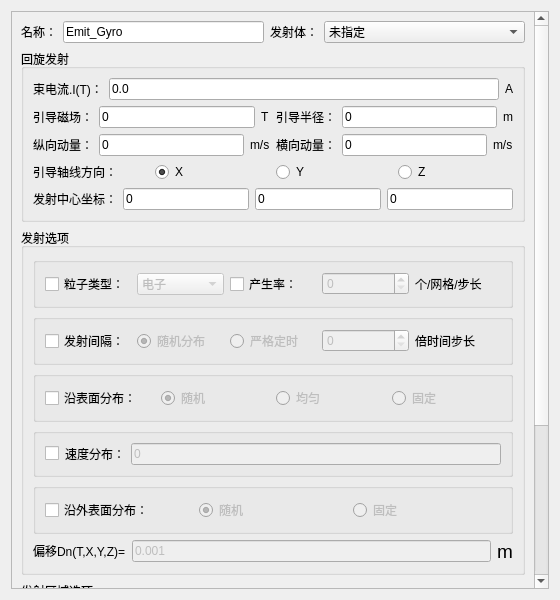
<?xml version="1.0" encoding="UTF-8"?>
<ui version="4.0">
 <class>Dialog_EmgDlg</class>
 <widget class="QDialog" name="Dialog_EmgDlg">
  <property name="windowModality">
   <enum>Qt::ApplicationModal</enum>
  </property>
  <property name="geometry">
   <rect>
    <x>0</x>
    <y>0</y>
    <width>560</width>
    <height>600</height>
   </rect>
  </property>
  <property name="minimumSize">
   <size>
    <width>0</width>
    <height>0</height>
   </size>
  </property>
  <property name="maximumSize">
   <size>
    <width>16777215</width>
    <height>16777215</height>
   </size>
  </property>
  <property name="windowTitle">
   <string>回旋发射</string>
  </property>
  <layout class="QGridLayout" name="gridLayout_10">
   <item row="0" column="0">
    <widget class="QScrollArea" name="scrollArea">
     <property name="widgetResizable">
      <bool>true</bool>
     </property>
     <widget class="QWidget" name="scrollAreaWidgetContents">
      <property name="geometry">
       <rect>
        <x>0</x>
        <y>-231</y>
        <width>523</width>
        <height>811</height>
       </rect>
      </property>
      <layout class="QGridLayout" name="gridLayout_9">
       <item row="7" column="0">
        <layout class="QHBoxLayout" name="horizontalLayout_18">
         <item>
          <widget class="QPushButton" name="pb_ok">
           <property name="text">
            <string>确定</string>
           </property>
          </widget>
         </item>
         <item>
          <widget class="QPushButton" name="pb_cancel">
           <property name="text">
            <string>取消</string>
           </property>
          </widget>
         </item>
        </layout>
       </item>
       <item row="4" column="0">
        <widget class="QGroupBox" name="groupBox_3">
         <property name="title">
          <string>发射区域选项</string>
         </property>
         <layout class="QGridLayout" name="gridLayout_3">
          <item row="0" column="0">
           <spacer name="verticalSpacer_14">
            <property name="orientation">
             <enum>Qt::Vertical</enum>
            </property>
            <property name="sizeHint" stdset="0">
             <size>
              <width>20</width>
              <height>40</height>
             </size>
            </property>
           </spacer>
          </item>
          <item row="1" column="0">
           <layout class="QHBoxLayout" name="horizontalLayout_14">
            <item>
             <widget class="QLabel" name="label_16">
              <property name="text">
               <string>&lt;html&gt;&lt;head/&gt;&lt;body&gt;&lt;p&gt;进一步限定发射区域，使不包括下列正交投影型区域&lt;/p&gt;&lt;/body&gt;&lt;/html&gt;</string>
              </property>
             </widget>
            </item>
           </layout>
          </item>
          <item row="4" column="0">
           <spacer name="verticalSpacer_16">
            <property name="orientation">
             <enum>Qt::Vertical</enum>
            </property>
            <property name="sizeHint" stdset="0">
             <size>
              <width>20</width>
              <height>40</height>
             </size>
            </property>
           </spacer>
          </item>
          <item row="2" column="0">
           <spacer name="verticalSpacer_15">
            <property name="orientation">
             <enum>Qt::Vertical</enum>
            </property>
            <property name="sizeHint" stdset="0">
             <size>
              <width>20</width>
              <height>40</height>
             </size>
            </property>
           </spacer>
          </item>
          <item row="3" column="0">
           <layout class="QHBoxLayout" name="horizontalLayout_15">
            <item>
             <widget class="QLabel" name="label_17">
              <property name="text">
               <string>区域1：</string>
              </property>
             </widget>
            </item>
            <item>
             <widget class="StyledComboBox" name="ComboBox_notInclued">
              <item>
               <property name="text">
                <string>不指定</string>
               </property>
              </item>
             </widget>
            </item>
            <item>
             <widget class="QLabel" name="label_15">
              <property name="text">
               <string>区域2：</string>
              </property>
             </widget>
            </item>
            <item>
             <widget class="StyledComboBox" name="ComboBox_notIncludedd">
              <item>
               <property name="text">
                <string>不指定</string>
               </property>
              </item>
             </widget>
            </item>
           </layout>
          </item>
         </layout>
        </widget>
       </item>
       <item row="6" column="0">
        <spacer name="verticalSpacer_20">
         <property name="orientation">
          <enum>Qt::Vertical</enum>
         </property>
         <property name="sizeHint" stdset="0">
          <size>
           <width>20</width>
           <height>40</height>
          </size>
         </property>
        </spacer>
       </item>
       <item row="1" column="0">
        <spacer name="verticalSpacer">
         <property name="orientation">
          <enum>Qt::Vertical</enum>
         </property>
         <property name="sizeHint" stdset="0">
          <size>
           <width>20</width>
           <height>40</height>
          </size>
         </property>
        </spacer>
       </item>
       <item row="2" column="0">
        <widget class="QGroupBox" name="groupBox">
         <property name="title">
          <string>回旋发射</string>
         </property>
         <layout class="QGridLayout" name="gridLayout_5">
          <item row="7" column="0">
           <layout class="QHBoxLayout" name="horizontalLayout_10">
            <item>
             <widget class="QLabel" name="label_26">
              <property name="text">
               <string>引导轴线方向：</string>
              </property>
             </widget>
            </item>
            <item>
             <widget class="QRadioButton" name="radioButton_AxiasX">
              <property name="text">
               <string>X</string>
              </property>
              <property name="checked">
               <bool>true</bool>
              </property>
             </widget>
            </item>
            <item>
             <widget class="QRadioButton" name="radioButton_AxiasY">
              <property name="text">
               <string>Y</string>
              </property>
             </widget>
            </item>
            <item>
             <widget class="QRadioButton" name="radioButton_AxiasZ">
              <property name="text">
               <string>Z</string>
              </property>
             </widget>
            </item>
           </layout>
          </item>
          <item row="8" column="0">
           <spacer name="verticalSpacer_6">
            <property name="orientation">
             <enum>Qt::Vertical</enum>
            </property>
            <property name="sizeHint" stdset="0">
             <size>
              <width>20</width>
              <height>40</height>
             </size>
            </property>
           </spacer>
          </item>
          <item row="10" column="0">
           <spacer name="verticalSpacer_7">
            <property name="orientation">
             <enum>Qt::Vertical</enum>
            </property>
            <property name="sizeHint" stdset="0">
             <size>
              <width>20</width>
              <height>40</height>
             </size>
            </property>
           </spacer>
          </item>
          <item row="3" column="0">
           <layout class="QHBoxLayout" name="horizontalLayout_7">
            <item>
             <widget class="QLabel" name="label_12">
              <property name="text">
               <string>引导磁场：</string>
              </property>
             </widget>
            </item>
            <item>
             <widget class="QLineEdit" name="LineEdit_magnetic">
              <property name="enabled">
               <bool>true</bool>
              </property>
              <property name="text">
               <string>0</string>
              </property>
             </widget>
            </item>
            <item>
             <widget class="QLabel" name="label_4">
              <property name="text">
               <string>&lt;html&gt;&lt;head/&gt;&lt;body&gt;&lt;p&gt;T&lt;/p&gt;&lt;/body&gt;&lt;/html&gt;</string>
              </property>
             </widget>
            </item>
            <item>
             <widget class="QLabel" name="label_13">
              <property name="text">
               <string>引导半径：</string>
              </property>
             </widget>
            </item>
            <item>
             <widget class="QLineEdit" name="LineEdit_radius">
              <property name="text">
               <string>0</string>
              </property>
             </widget>
            </item>
            <item>
             <widget class="QLabel" name="label_14">
              <property name="text">
               <string>&lt;html&gt;&lt;head/&gt;&lt;body&gt;&lt;p&gt;m&lt;/p&gt;&lt;/body&gt;&lt;/html&gt;</string>
              </property>
             </widget>
            </item>
           </layout>
          </item>
          <item row="4" column="0">
           <spacer name="verticalSpacer_4">
            <property name="orientation">
             <enum>Qt::Vertical</enum>
            </property>
            <property name="sizeHint" stdset="0">
             <size>
              <width>20</width>
              <height>40</height>
             </size>
            </property>
           </spacer>
          </item>
          <item row="2" column="0">
           <spacer name="verticalSpacer_3">
            <property name="orientation">
             <enum>Qt::Vertical</enum>
            </property>
            <property name="sizeHint" stdset="0">
             <size>
              <width>20</width>
              <height>40</height>
             </size>
            </property>
           </spacer>
          </item>
          <item row="5" column="0">
           <layout class="QHBoxLayout" name="horizontalLayout_9">
            <item>
             <widget class="QLabel" name="label_23">
              <property name="text">
               <string>纵向动量：</string>
              </property>
             </widget>
            </item>
            <item>
             <widget class="QLineEdit" name="LineEdit_VerticalMomentum">
              <property name="enabled">
               <bool>true</bool>
              </property>
              <property name="text">
               <string>0</string>
              </property>
             </widget>
            </item>
            <item>
             <widget class="QLabel" name="label_10">
              <property name="text">
               <string>&lt;html&gt;&lt;head/&gt;&lt;body&gt;&lt;p&gt;m/s&lt;/p&gt;&lt;/body&gt;&lt;/html&gt;</string>
              </property>
             </widget>
            </item>
            <item>
             <widget class="QLabel" name="label_24">
              <property name="text">
               <string>横向动量：</string>
              </property>
             </widget>
            </item>
            <item>
             <widget class="QLineEdit" name="LineEdit_HorizontalMomentum">
              <property name="text">
               <string>0</string>
              </property>
             </widget>
            </item>
            <item>
             <widget class="QLabel" name="label_25">
              <property name="text">
               <string>&lt;html&gt;&lt;head/&gt;&lt;body&gt;&lt;p&gt;m/s&lt;/p&gt;&lt;/body&gt;&lt;/html&gt;</string>
              </property>
             </widget>
            </item>
           </layout>
          </item>
          <item row="1" column="0">
           <layout class="QHBoxLayout" name="horizontalLayout_11">
            <item>
             <widget class="QLabel" name="label_21">
              <property name="text">
               <string>束电流.I(T)：</string>
              </property>
             </widget>
            </item>
            <item>
             <widget class="QLineEdit" name="LineEdit_IT">
              <property name="enabled">
               <bool>true</bool>
              </property>
              <property name="text">
               <string>0.0</string>
              </property>
             </widget>
            </item>
            <item>
             <widget class="QLabel" name="label_22">
              <property name="text">
               <string>&lt;html&gt;&lt;head/&gt;&lt;body&gt;&lt;p&gt;A&lt;/p&gt;&lt;/body&gt;&lt;/html&gt;</string>
              </property>
             </widget>
            </item>
           </layout>
          </item>
          <item row="6" column="0">
           <spacer name="verticalSpacer_5">
            <property name="orientation">
             <enum>Qt::Vertical</enum>
            </property>
            <property name="sizeHint" stdset="0">
             <size>
              <width>20</width>
              <height>40</height>
             </size>
            </property>
           </spacer>
          </item>
          <item row="0" column="0">
           <spacer name="verticalSpacer_2">
            <property name="orientation">
             <enum>Qt::Vertical</enum>
            </property>
            <property name="sizeHint" stdset="0">
             <size>
              <width>20</width>
              <height>40</height>
             </size>
            </property>
           </spacer>
          </item>
          <item row="9" column="0">
           <layout class="QHBoxLayout" name="horizontalLayout_12">
            <item>
             <widget class="QLabel" name="label_27">
              <property name="text">
               <string>发射中心坐标：</string>
              </property>
             </widget>
            </item>
            <item>
             <widget class="QLineEdit" name="LineEdit_LaunchX">
              <property name="enabled">
               <bool>true</bool>
              </property>
              <property name="text">
               <string>0</string>
              </property>
             </widget>
            </item>
            <item>
             <widget class="QLineEdit" name="LineEdit_LaunchY">
              <property name="text">
               <string>0</string>
              </property>
             </widget>
            </item>
            <item>
             <widget class="QLineEdit" name="LineEdit_LaunchZ">
              <property name="text">
               <string>0</string>
              </property>
             </widget>
            </item>
           </layout>
          </item>
         </layout>
        </widget>
       </item>
       <item row="5" column="0">
        <widget class="QGroupBox" name="groupBox_4">
         <property name="title">
          <string>发射区域选项</string>
         </property>
         <layout class="QGridLayout" name="gridLayout_2">
          <item row="2" column="0">
           <spacer name="verticalSpacer_18">
            <property name="orientation">
             <enum>Qt::Vertical</enum>
            </property>
            <property name="sizeHint" stdset="0">
             <size>
              <width>20</width>
              <height>40</height>
             </size>
            </property>
           </spacer>
          </item>
          <item row="0" column="0">
           <spacer name="verticalSpacer_17">
            <property name="orientation">
             <enum>Qt::Vertical</enum>
            </property>
            <property name="sizeHint" stdset="0">
             <size>
              <width>20</width>
              <height>40</height>
             </size>
            </property>
           </spacer>
          </item>
          <item row="1" column="0">
           <layout class="QHBoxLayout" name="horizontalLayout_16">
            <item>
             <widget class="QLabel" name="label_18">
              <property name="text">
               <string>&lt;html&gt;&lt;head/&gt;&lt;body&gt;&lt;p&gt;进一步限定发射区域，使包括下列正交投影型区域&lt;/p&gt;&lt;/body&gt;&lt;/html&gt;</string>
              </property>
             </widget>
            </item>
           </layout>
          </item>
          <item row="3" column="0">
           <layout class="QHBoxLayout" name="horizontalLayout_17">
            <item>
             <widget class="QLabel" name="label_19">
              <property name="text">
               <string>区域1：</string>
              </property>
             </widget>
            </item>
            <item>
             <widget class="StyledComboBox" name="ComboBox_included">
              <item>
               <property name="text">
                <string>不指定</string>
               </property>
              </item>
             </widget>
            </item>
            <item>
             <widget class="QLabel" name="label_20">
              <property name="text">
               <string>区域2：</string>
              </property>
             </widget>
            </item>
            <item>
             <widget class="StyledComboBox" name="ComboBox_includedd">
              <item>
               <property name="text">
                <string>不指定</string>
               </property>
              </item>
             </widget>
            </item>
           </layout>
          </item>
          <item row="4" column="0">
           <spacer name="verticalSpacer_19">
            <property name="orientation">
             <enum>Qt::Vertical</enum>
            </property>
            <property name="sizeHint" stdset="0">
             <size>
              <width>20</width>
              <height>40</height>
             </size>
            </property>
           </spacer>
          </item>
         </layout>
        </widget>
       </item>
       <item row="0" column="0">
        <layout class="QHBoxLayout" name="horizontalLayout_13">
         <item>
          <widget class="QLabel" name="Label_Name_2">
           <property name="sizePolicy">
            <sizepolicy hsizetype="Fixed" vsizetype="Preferred">
             <horstretch>0</horstretch>
             <verstretch>0</verstretch>
            </sizepolicy>
           </property>
           <property name="text">
            <string>名称：</string>
           </property>
          </widget>
         </item>
         <item>
          <widget class="QLineEdit" name="LineEdit_Name">
           <property name="sizePolicy">
            <sizepolicy hsizetype="Preferred" vsizetype="Fixed">
             <horstretch>0</horstretch>
             <verstretch>0</verstretch>
            </sizepolicy>
           </property>
           <property name="text">
            <string>Emit_Gyro</string>
           </property>
          </widget>
         </item>
         <item>
          <widget class="QLabel" name="Label_Shadow_2">
           <property name="sizePolicy">
            <sizepolicy hsizetype="Fixed" vsizetype="Preferred">
             <horstretch>0</horstretch>
             <verstretch>0</verstretch>
            </sizepolicy>
           </property>
           <property name="text">
            <string>发射体：</string>
           </property>
          </widget>
         </item>
         <item>
          <widget class="StyledComboBox" name="ComboBox_Shadow">
           <property name="enabled">
            <bool>true</bool>
           </property>
           <property name="sizePolicy">
            <sizepolicy hsizetype="Preferred" vsizetype="Fixed">
             <horstretch>0</horstretch>
             <verstretch>0</verstretch>
            </sizepolicy>
           </property>
           <property name="maximumSize">
            <size>
             <width>16777215</width>
             <height>16777215</height>
            </size>
           </property>
           <property name="sizeIncrement">
            <size>
             <width>1</width>
             <height>0</height>
            </size>
           </property>
           <property name="editable">
            <bool>false</bool>
           </property>
           <item>
            <property name="text">
             <string>未指定</string>
            </property>
           </item>
          </widget>
         </item>
        </layout>
       </item>
       <item row="3" column="0">
        <widget class="QGroupBox" name="groupBox_2">
         <property name="title">
          <string>发射选项</string>
         </property>
         <layout class="QGridLayout" name="gridLayout_4">
          <item row="4" column="0">
           <layout class="QHBoxLayout" name="horizontalLayout_3">
            <item>
             <widget class="QGroupBox" name="groupBox_6">
              <property name="title">
               <string/>
              </property>
              <property name="flat">
               <bool>true</bool>
              </property>
              <layout class="QGridLayout" name="gridLayout_6">
               <item row="0" column="0">
                <widget class="QCheckBox" name="checkBox_surface">
                 <property name="text">
                  <string>沿表面分布：</string>
                 </property>
                </widget>
               </item>
               <item row="0" column="1">
                <widget class="QRadioButton" name="radioButton_randomm">
                 <property name="enabled">
                  <bool>false</bool>
                 </property>
                 <property name="text">
                  <string>随机</string>
                 </property>
                 <property name="checked">
                  <bool>true</bool>
                 </property>
                </widget>
               </item>
               <item row="0" column="2">
                <widget class="QRadioButton" name="radioButton_uniform">
                 <property name="enabled">
                  <bool>false</bool>
                 </property>
                 <property name="text">
                  <string>均匀</string>
                 </property>
                </widget>
               </item>
               <item row="0" column="3">
                <widget class="QRadioButton" name="radioButton_fixed">
                 <property name="enabled">
                  <bool>false</bool>
                 </property>
                 <property name="text">
                  <string>固定</string>
                 </property>
                </widget>
               </item>
              </layout>
             </widget>
            </item>
           </layout>
          </item>
          <item row="6" column="0">
           <layout class="QHBoxLayout" name="horizontalLayout_22">
            <item>
             <widget class="QGroupBox" name="groupBox_9">
              <property name="title">
               <string/>
              </property>
              <property name="flat">
               <bool>true</bool>
              </property>
              <layout class="QGridLayout" name="gridLayout_11">
               <item row="0" column="0">
                <widget class="QCheckBox" name="isCheckvelocity">
                 <property name="text">
                  <string/>
                 </property>
                </widget>
               </item>
               <item row="0" column="1">
                <widget class="QLabel" name="label">
                 <property name="text">
                  <string>速度分布：</string>
                 </property>
                </widget>
               </item>
               <item row="0" column="2">
                <widget class="QLineEdit" name="lineEdit_velocity">
                 <property name="enabled">
                  <bool>false</bool>
                 </property>
                 <property name="text">
                  <string>0</string>
                 </property>
                </widget>
               </item>
              </layout>
             </widget>
            </item>
           </layout>
          </item>
          <item row="3" column="0">
           <spacer name="verticalSpacer_8">
            <property name="orientation">
             <enum>Qt::Vertical</enum>
            </property>
            <property name="sizeHint" stdset="0">
             <size>
              <width>20</width>
              <height>40</height>
             </size>
            </property>
           </spacer>
          </item>
          <item row="10" column="0">
           <layout class="QHBoxLayout" name="horizontalLayout_5">
            <item>
             <widget class="QLabel" name="label_5">
              <property name="text">
               <string>&lt;html&gt;&lt;head/&gt;&lt;body&gt;&lt;p&gt;偏移Dn(T,X,Y,Z)=&lt;/p&gt;&lt;/body&gt;&lt;/html&gt;</string>
              </property>
             </widget>
            </item>
            <item>
             <widget class="QLineEdit" name="LineEdit_Dn">
              <property name="enabled">
               <bool>false</bool>
              </property>
              <property name="text">
               <string>0.001</string>
              </property>
             </widget>
            </item>
            <item>
             <widget class="QLabel" name="label_8">
              <property name="text">
               <string>&lt;html&gt;&lt;head/&gt;&lt;body&gt;&lt;p&gt;&lt;span style=&quot; font-size:14pt;&quot;&gt;m&lt;/span&gt;&lt;/p&gt;&lt;/body&gt;&lt;/html&gt;</string>
              </property>
             </widget>
            </item>
           </layout>
          </item>
          <item row="1" column="0">
           <spacer name="verticalSpacer_9">
            <property name="orientation">
             <enum>Qt::Vertical</enum>
            </property>
            <property name="sizeHint" stdset="0">
             <size>
              <width>20</width>
              <height>40</height>
             </size>
            </property>
           </spacer>
          </item>
          <item row="8" column="0">
           <layout class="QHBoxLayout" name="horizontalLayout_4">
            <item>
             <widget class="QGroupBox" name="groupBox_5">
              <property name="title">
               <string/>
              </property>
              <property name="flat">
               <bool>true</bool>
              </property>
              <layout class="QGridLayout" name="gridLayout">
               <item row="0" column="1">
                <widget class="QRadioButton" name="radioButton_randommm">
                 <property name="enabled">
                  <bool>false</bool>
                 </property>
                 <property name="text">
                  <string>随机</string>
                 </property>
                 <property name="checked">
                  <bool>true</bool>
                 </property>
                </widget>
               </item>
               <item row="0" column="2">
                <widget class="QRadioButton" name="radioButton_alongOutsideFixed">
                 <property name="enabled">
                  <bool>false</bool>
                 </property>
                 <property name="text">
                  <string>固定</string>
                 </property>
                </widget>
               </item>
               <item row="0" column="0">
                <widget class="QCheckBox" name="checkBox_outSurface">
                 <property name="text">
                  <string>沿外表面分布：</string>
                 </property>
                </widget>
               </item>
              </layout>
             </widget>
            </item>
           </layout>
          </item>
          <item row="9" column="0">
           <spacer name="verticalSpacer_11">
            <property name="orientation">
             <enum>Qt::Vertical</enum>
            </property>
            <property name="sizeHint" stdset="0">
             <size>
              <width>20</width>
              <height>40</height>
             </size>
            </property>
           </spacer>
          </item>
          <item row="5" column="0">
           <spacer name="verticalSpacer_10">
            <property name="orientation">
             <enum>Qt::Vertical</enum>
            </property>
            <property name="sizeHint" stdset="0">
             <size>
              <width>20</width>
              <height>40</height>
             </size>
            </property>
           </spacer>
          </item>
          <item row="0" column="0">
           <layout class="QHBoxLayout" name="horizontalLayout_8">
            <item>
             <widget class="QGroupBox" name="groupBox_8">
              <property name="title">
               <string/>
              </property>
              <property name="flat">
               <bool>true</bool>
              </property>
              <layout class="QGridLayout" name="gridLayout_8">
               <item row="0" column="3">
                <widget class="QSpinBox" name="spinBox_generationRate">
                 <property name="enabled">
                  <bool>false</bool>
                 </property>
                </widget>
               </item>
               <item row="0" column="1">
                <widget class="StyledComboBox" name="ComboBox_particleType">
                 <property name="enabled">
                  <bool>false</bool>
                 </property>
                 <item>
                  <property name="text">
                   <string>电子</string>
                  </property>
                 </item>
                 <item>
                  <property name="text">
                   <string>质子</string>
                  </property>
                 </item>
                </widget>
               </item>
               <item row="0" column="2">
                <widget class="QCheckBox" name="checkBox_generationRate">
                 <property name="text">
                  <string>产生率：</string>
                 </property>
                </widget>
               </item>
               <item row="0" column="0">
                <widget class="QCheckBox" name="checkBox_particleType">
                 <property name="text">
                  <string>粒子类型：</string>
                 </property>
                </widget>
               </item>
               <item row="0" column="4">
                <widget class="QLabel" name="label_7">
                 <property name="text">
                  <string>个/网格/步长</string>
                 </property>
                </widget>
               </item>
              </layout>
             </widget>
            </item>
           </layout>
          </item>
          <item row="2" column="0">
           <layout class="QHBoxLayout" name="horizontalLayout_2">
            <item>
             <widget class="QGroupBox" name="groupBox_7">
              <property name="title">
               <string/>
              </property>
              <property name="flat">
               <bool>true</bool>
              </property>
              <layout class="QGridLayout" name="gridLayout_7">
               <item row="0" column="2">
                <widget class="QRadioButton" name="radioButton_strictTiming">
                 <property name="enabled">
                  <bool>false</bool>
                 </property>
                 <property name="text">
                  <string>严格定时</string>
                 </property>
                </widget>
               </item>
               <item row="0" column="3">
                <widget class="QSpinBox" name="spinBox_timesStep">
                 <property name="enabled">
                  <bool>false</bool>
                 </property>
                </widget>
               </item>
               <item row="0" column="1">
                <widget class="QRadioButton" name="radioButton_random">
                 <property name="enabled">
                  <bool>false</bool>
                 </property>
                 <property name="text">
                  <string>随机分布</string>
                 </property>
                 <property name="checked">
                  <bool>true</bool>
                 </property>
                </widget>
               </item>
               <item row="0" column="0">
                <widget class="QCheckBox" name="checkBox_transmittingInterval">
                 <property name="text">
                  <string>发射间隔：</string>
                 </property>
                </widget>
               </item>
               <item row="0" column="4">
                <widget class="QLabel" name="label_9">
                 <property name="text">
                  <string>倍时间步长</string>
                 </property>
                </widget>
               </item>
              </layout>
             </widget>
            </item>
           </layout>
          </item>
          <item row="7" column="0">
           <spacer name="verticalSpacer_12">
            <property name="orientation">
             <enum>Qt::Vertical</enum>
            </property>
            <property name="sizeHint" stdset="0">
             <size>
              <width>20</width>
              <height>40</height>
             </size>
            </property>
           </spacer>
          </item>
         </layout>
        </widget>
       </item>
      </layout>
     </widget>
    </widget>
   </item>
  </layout>
 </widget>
 <customwidgets>
  <customwidget>
   <class>StyledComboBox</class>
   <extends>QComboBox</extends>
   <header>StyledComboBox.h</header>
  </customwidget>
 </customwidgets>
 <tabstops>
  <tabstop>pb_ok</tabstop>
  <tabstop>pb_cancel</tabstop>
  <tabstop>LineEdit_Name</tabstop>
  <tabstop>ComboBox_Shadow</tabstop>
  <tabstop>LineEdit_IT</tabstop>
  <tabstop>LineEdit_magnetic</tabstop>
  <tabstop>LineEdit_radius</tabstop>
  <tabstop>LineEdit_VerticalMomentum</tabstop>
  <tabstop>LineEdit_HorizontalMomentum</tabstop>
  <tabstop>radioButton_AxiasX</tabstop>
  <tabstop>radioButton_AxiasY</tabstop>
  <tabstop>radioButton_AxiasZ</tabstop>
  <tabstop>LineEdit_LaunchX</tabstop>
  <tabstop>LineEdit_LaunchY</tabstop>
  <tabstop>LineEdit_LaunchZ</tabstop>
  <tabstop>checkBox_particleType</tabstop>
  <tabstop>ComboBox_particleType</tabstop>
  <tabstop>checkBox_generationRate</tabstop>
  <tabstop>spinBox_generationRate</tabstop>
  <tabstop>checkBox_transmittingInterval</tabstop>
  <tabstop>radioButton_random</tabstop>
  <tabstop>radioButton_strictTiming</tabstop>
  <tabstop>spinBox_timesStep</tabstop>
  <tabstop>checkBox_surface</tabstop>
  <tabstop>radioButton_randomm</tabstop>
  <tabstop>radioButton_uniform</tabstop>
  <tabstop>radioButton_fixed</tabstop>
  <tabstop>isCheckvelocity</tabstop>
  <tabstop>lineEdit_velocity</tabstop>
  <tabstop>checkBox_outSurface</tabstop>
  <tabstop>radioButton_randommm</tabstop>
  <tabstop>radioButton_alongOutsideFixed</tabstop>
  <tabstop>LineEdit_Dn</tabstop>
  <tabstop>ComboBox_notInclued</tabstop>
  <tabstop>ComboBox_notIncludedd</tabstop>
  <tabstop>ComboBox_included</tabstop>
  <tabstop>ComboBox_includedd</tabstop>
  <tabstop>scrollArea</tabstop>
 </tabstops>
 <resources/>
 <connections/>
</ui>
